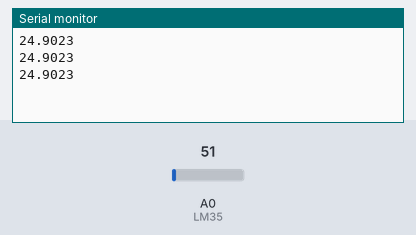
A sketch run on a simulated Arduino Uno, built with avr-gcc and run on an emulated ATmega328P. On the bench: the last lines printed to the serial monitor. Inputs (shaded band) come from the test bench; at power-on: A0 (LM35) = 51.

Above: at 1.3 s.
1.4 s: A0 (LM35) set to 61
At 1.9 s:
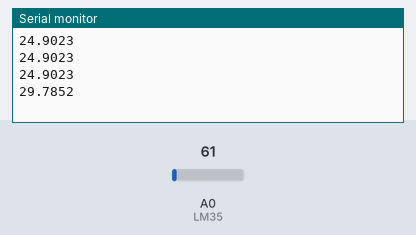
2.9 s: A0 (LM35) set to 71
At 3.4 s:
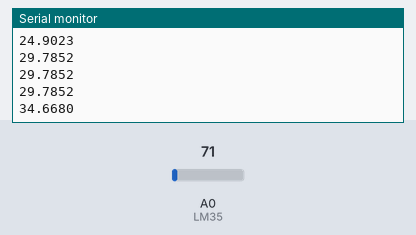
Timing chart, 0 to 5.9 s (numbered marks = the images above; inputs shaded):
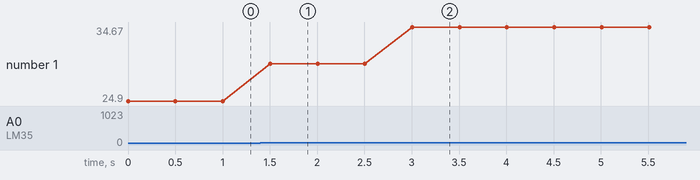

Measured:
- after the input at 1.4 s, the serial monitor: prints a new line after 0.10 s (image 1)
- after the input at 2.9 s, the serial monitor: prints a new line after 0.11 s (image 2)
- plotted number 1: 24.9 → 29.79 after the input at 1.4 s, 29.79 → 34.67 after the input at 2.9 s

The sketch:

sketch_aug13a.ino
```cpp
    int LM35=A0;//LM35测试端接模拟端A7
    float float_LM35;//使用浮点记录并计算数据
    float m;
    void setup()
    {
       Serial.begin(9600);//注意这个首字母必须大写
    }
    void loop()
    {
      m=analogRead(LM35);//读取A7端口模拟值
      float_LM35=(float)m/1024*500;//计算结果
      Serial.println(float_LM35,4);//定义小数点后位数
      delay(500);//每500毫秒读取一次温度
    }
```
